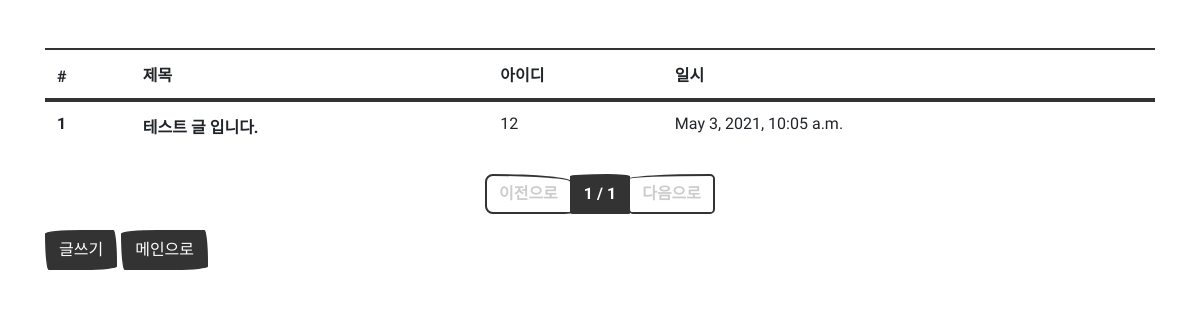
Before: /board/list/ with the older database file.
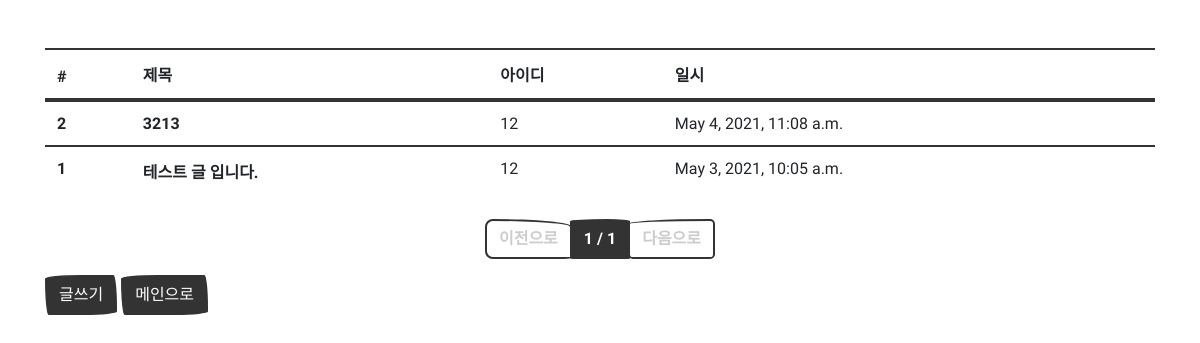
After: the same page with the newer database file.
### board/models.py (models this page shows, shortened)
class Board(models.Model):
    title = models.CharField(max_length=128,
                                verbose_name='제목')
    contents = models.TextField(verbose_name='내용')
    writer = models.ForeignKey('fcuser.Fcuser', on_delete=models.CASCADE,
                                verbose_name='작성자')
    tags = models.ManyToManyField('tag.Tag', verbose_name='태그')
    registered_dttm = models.DateTimeField(auto_now_add=True,
                                            verbose_name='등록시간')
    class Meta:
        db_table = 'fastcampus_board'
        verbose_name = '패스트캠퍼스 게시글'
        verbose_name_plural = '패스트캠퍼스 게시글'

### fcuser/models.py (models this page shows)
class Fcuser(models.Model):
    username = models.CharField(max_length=32,
                                verbose_name='사용자명')
    useremail = models.EmailField(max_length=128,
                                verbose_name='사용자 이메일')
    password = models.CharField(max_length=64,
                                verbose_name='비밀번호')
    registered_dttm = models.DateTimeField(auto_now_add=True,
                                            verbose_name='등록시간')
    def __str__(self):
        return self.username
    class Meta:
        db_table = 'fastcampus_fcuser'
        verbose_name = '패스트캠퍼스 사용자'
        verbose_name_plural = '패스트캠퍼스 사용자'

### board/views.py (the view)
# urls.py: path('list/', views.board_list),
def board_list(request):
    all_boards = Board.objects.all().order_by('-id')
    page = int(request.GET.get('p', 1))
    paginator = Paginator(all_boards, 2)
    boards = paginator.get_page(page)
    return render(request, 'board_list.html', {'boards': boards})

### board/templates/board_list.html
{% extends "base.html" %}
{% block contents %}
<div class='row mt-5'>
    <div class="col-12">
        <table class="table">
            <thead>
                <tr>
                    <th>#</th>
                    <th>제목</th>
                    <th>아이디</th>
                    <th>일시</th>
                </tr>
            </thead>
            <tbody>
                {% for board in boards %}
                <tr onclick="location.href='/board/detail/{{ board.id }}'">
                    <th>{{board.id}}</th>
                    <th>{{board.title}}</th>
                    <td>{{board.writer}}</td>
                    <td>{{board.registered_dttm}}</td>
                </tr>
                {% endfor %}
            </tbody>
        </table>
    </div>
</div>
    <div class="row mt-2">
        <div class="col-12">
            <nav>
                <ul class="pagination justify-content-center">
                    {% if boards.has_previous %}
                    <li class="page-item">
                            <a class="page-link" href="?p={{ boards.previous_page_number }}">이전으로</a>
                    </li>
                    {% else %}
                    <li class="page-item disabled">
                        <a class="page-link" href="#">이전으로</a>
                    </li>
                    {% endif %}
                    <li class="page-item active">
                        <a class="page-link" href="#">{{ boards.number }} / {{ boards.paginator.num_pages }}</a>
                    </li>
                    {% if boards.has_next %}
                    <li class="page-item">
                        <a class="page-link" href="?p={{ boards.next_page_number }}">다음으로</a>
                    </li>
                    {% else %}
                    <li class="page-item disabled">
                        <a class="page-link disabled" href="#">다음으로</a>
                    </li>
                    {% endif %}
                </ul>
            </nav>
        </div>
    </div>
    <div class="row">
        <div class="col-12">
        <button class="btn btn-primary" type="button" onclick="location.href='/board/write'" >글쓰기</button>
        <button class="btn btn-primary" type="button" onclick="location.href='/'" >메인으로</button>
        </div>
    </div>
</div>
{% endblock %}

Changed rows visible on the page:
added Board: id "2", title "3213", writer "12", registered_dttm "May 4, 2021, 11:08 a.m."
